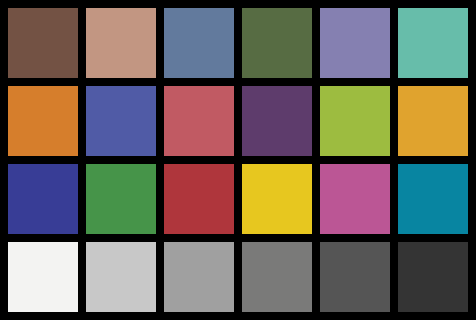
%> input picture Matlab code/Project 5/chart_classic.png, 476 x 320 px
$ octave test_alg.m   (GNU Octave 9; MATLAB toolbox functions it lacks are replaced by stand-ins)
%> lines starting %> are read from the running program, lines starting %| are printed output that depends on the picture
%> further down, orig is the input picture: size 320x476x3 uint8; mean R, G, B 105.5, 97.8, 89.4
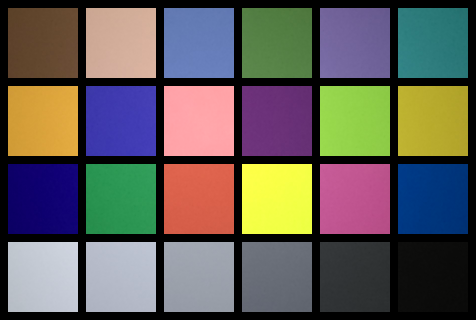
%> input picture Matlab code/Project 5/chart_processed.png, 476 x 320 px
%> further down, prog is the input picture: size 320x476x3 uint8; mean R, G, B 97.6, 93.1, 88.4
### Matlab code/Project 5/color_xform.m
function [cal_img, a, fit, proc_mean, proc_mean2, orig_mean] = color_xform(orig_img, orig_top, orig_left, orig_bot, orig_right, ...
orig_patch_info, proc_img, proc_top, proc_left, proc_bot, proc_right, robust, nonlinear);
%> called with orig_top = 1, orig_left = 1, orig_bot = 476, orig_right = 320, proc_top = 1, proc_left = 1, proc_bot = 476, proc_right = 320
% function [cal_img, a, fit] = color_xform(orig_img, orig_top, orig_left, orig_bot, orig_right, ...
% orig_patch_info, proc_img, proc_top, proc_left, proc_bot, proc_right, robust, nonlinear);
%
% Calculates and returns the calibrated color corrected processed image (cal_img), given an
% original image (orig_img) and a processed image (proc_img). orig_img and proc_img must have
% the same dimensions and are three dimensional with each third dimension holding the color
% image planes (e.g., R, G, B).
%
% If two output arguments are requested, also returns the 4 x 3 least squares color correction matrix
% transformation [A] that maps a processed image (proc_img) to the original image (orig_img)
% according to the following transformation:
%
% |orig_r_1 orig_g_1 orig_b_1| |1 proc_r_1 proc_g_1 proc_b_1|
% |orig_r_2 orig_g_2 orig_b_2| |1 proc_r_2 proc_g_2 proc_b_2|
% |orig_r_3 orig_g_3 orig_b_3| |1 proc_r_3 proc_g_3 proc_b_3|
% | . . . | = |. . . . | * [A]
% | . . . | |. . . . | 4 x 3
% | . . . | |. . . . |
% |orig_r_n orig_g_n orig_b_n| |1 proc_r_n proc_g_n proc_b_n|
% n x 3 n x 4
%
% In the above equation, n is the number of color patches that will be used to perform the
% least-squares estimate of A (see orig_patch_info below).
%
% If three output arguments are requested, also returns the non-linear pre-correction or post
% correction fit that was individually applied to the color components (see below).
%
% The image sub-region examined by the alogorithms is specified by TOP, LEFT, BOT, & RIGHT. If
% using a test chart, this image sub-region should be the top-left and bot-right corners of the
% test chart and include the black portion of the test chart for both the original image and the
% processed image. The top-left pixel in the image is defined as coordinate (1, 1). The image
% sub-regions of the original and processed images are compared and used to compute a linear
% transformation factor between the orig_patch_info and the corresponding patch information for
% the processed image. Thus, for example, a test chart contained within the original and
% processed images does not have to be the same size or located in the same horizontal and vertical
% position. However, the two sub-regions must not be rotated with respect to each other as this
% routine does not perform any rotational correction.
%
% orig_patch_info is a two dimensional matrix where each row specifies the following information
% about each color patch in the original image:
% first_row - the first row number of the color patch
% first_col - the first col number of the color patch
% row_size - the number of rows in the color patch
% col_size - the number of cols in the color patch
%
% The number of rows in orig_patch_info specifies the number of points n that will be used in the
% above least squares solution to find the color transformation matrix [A]. The user may want to add
% a safety margin to each beginning patch location and size since the entire patch area specified by
% the orig_patch_info matrix is averaged to produce low noise estimates of the color values for each
% patch before the least squares solution is calculated. Routine generate_chart can be used to obtain
% the orig_patch_info with a safety margin added.
%
% The following inputs control the least-squares fitting procedure:
% robust = 0 Perform a normal least-squares fit
% = 1 Perform a robust least-squares fit reducing outlier weights.
%
% nonlinear = 0 Do not perform a non-linear transform on R, G, and B (individually).
% = -1 Perform a non-linear transform on R, G, and B before the color matrix
% = 1 Perform a non-linear transform on R, B, and B after the color matrix
%
% Set the order of the non-linear fit. Use a polynomial of order 3 since this approximates
% non-linear s-curve responses.

order = 3;
fit = zeros (order+1,3);
% Check image sizes
if (size(orig_img) ~= size(proc_img))
    disp('The original and processed images must have the same dimensions');
    return
end

% Find the total number of color patches
n = size(orig_patch_info,1);

% Compute the translation and scale between the original color
% chart patches and the processed color chart patches.
proc_patch_info = zeros(n,4);
r_scale = (proc_bot-proc_top)/(orig_bot-orig_top); % row size scale factor
proc_patch_info(:,3) = orig_patch_info(:,3)*r_scale;
c_scale = (proc_right-proc_left)/(orig_right-orig_left); % col size scale factor
proc_patch_info(:,4) = orig_patch_info(:,4)*c_scale;
r_shift = proc_top - r_scale*orig_top; % row shift after size scaling
proc_patch_info(:,1) = r_scale*orig_patch_info(:,1) + r_shift;
c_shift = proc_left - c_scale*orig_left; % col shift after size scaling
proc_patch_info(:,2) = c_scale*orig_patch_info(:,2) + c_shift;
% Round processed patch indices to the nearest integer
proc_patch_info = round(proc_patch_info);

% Calculate the R, G, B mean of each patch.
orig_mean = zeros(n,3);
proc_mean = zeros(n,3);
for i = 1:n
    % Original image
    or_1 = orig_patch_info(i,1); % top coordinate of orig patch
    oc_1 = orig_patch_info(i,2); % left coordinate of orig patch
    or_2 = orig_patch_info(i,1) + orig_patch_info(i,3) - 1; % bottom coordinate of original patch
    oc_2 = orig_patch_info(i,2) + orig_patch_info(i,4) - 1; % right coordinate of original patch
    orig_mean(i,:) = ...
        mean(reshape(orig_img(or_1:or_2, oc_1:oc_2, :),orig_patch_info(i,3)*orig_patch_info(i,4),3));
    % Processed image
    cr_1 = proc_patch_info(i,1); % top coordinate of processed patch
    cc_1 = proc_patch_info(i,2); % left coordinate of processed patch
    cr_2 = proc_patch_info(i,1) + proc_patch_info(i,3) - 1; % bottom coordinate of processed patch
    cc_2 = proc_patch_info(i,2) + proc_patch_info(i,4) - 1; % right coordinate of processed patch
    proc_mean(i,:) = ...
        mean(reshape(proc_img(cr_1:cr_2, cc_1:cc_2, :),proc_patch_info(i,3)*proc_patch_info(i,4),3));
end
%> after the loop, orig_mean = 24 rows, first 12: [115 82 68; 194 150 130; 98 122 157; 87 108 67; 133 128 177; 103 189 170; 214 126 44; 80 91 166; 193 90 99; 94 60 108; 157 188 64; 224 163 46]; proc_mean = 24 rows, first 12: [98.88 71.05 46.89; 210.7 173.4 154.4; 101.4 124.8 183.7; 84.48 127.9 68.72; 112.7 99.22 153.9; 44.15 122.8 122.9; 218 163 59.39; 64.04 58.76 177.1; 255 163.8 168.6; 106 49.13 119.8; 146.8 209.5 73.4; 183.6 170.5 45.15]

% Free up memory
clear orig_img
% Plot results and store figures
figure(4)
hold on
plot(proc_mean(:,1), orig_mean(:,1),'r.','markersize', 15);
grid on
set(gca,'LineWidth',1)
set(gca,'FontName','Ariel')
set(gca,'fontsize',12)
xlabel('Processed Mean Red')
ylabel('Original Mean Red')
title('Orig Mean Red vs. Proc Mean Red')
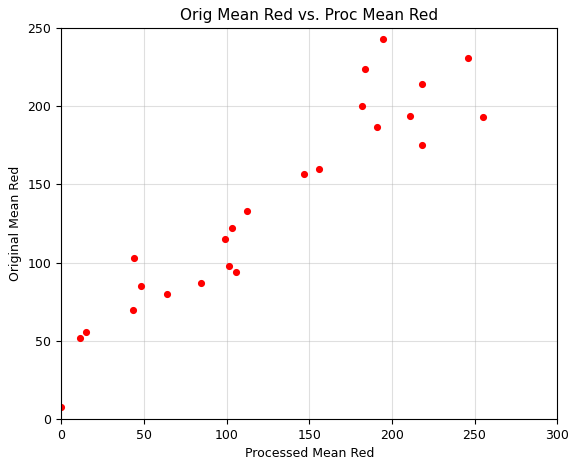
%> figure redrawn from the program's plot data
hold off
print -depsc2 -tiff figure4
print -dpng figure4

figure(5)
hold on
plot(proc_mean(:,2), orig_mean(:,2),'g.', 'markersize', 15);
grid on
set(gca,'LineWidth',1)
set(gca,'FontName','Ariel')
set(gca,'fontsize',12)
xlabel('Processed Mean Green')
ylabel('Original Mean Green')
title('Orig Mean Green vs. Proc Mean Green')
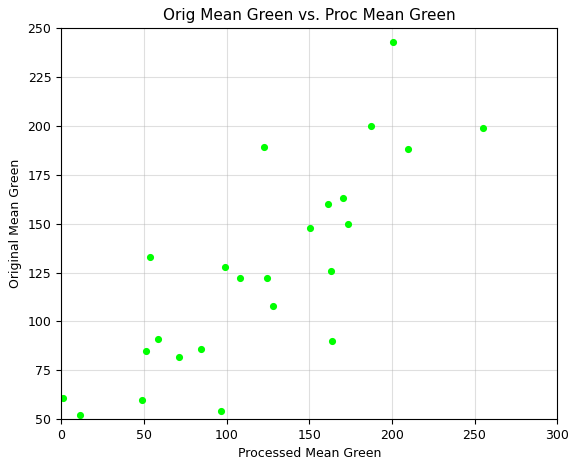
%> figure redrawn from the program's plot data
hold off
print -depsc2 -tiff figure5
print -dpng figure5

figure(6)
hold on
plot(proc_mean(:,3), orig_mean(:,3),'b.', 'markersize', 15);
grid on
set(gca,'LineWidth',1)
set(gca,'FontName','Ariel')
set(gca,'fontsize',12)
xlabel('Processed Mean Blue')
ylabel('Original Mean Blue')
title('Orig Mean Blue vs. Proc Mean Blue')
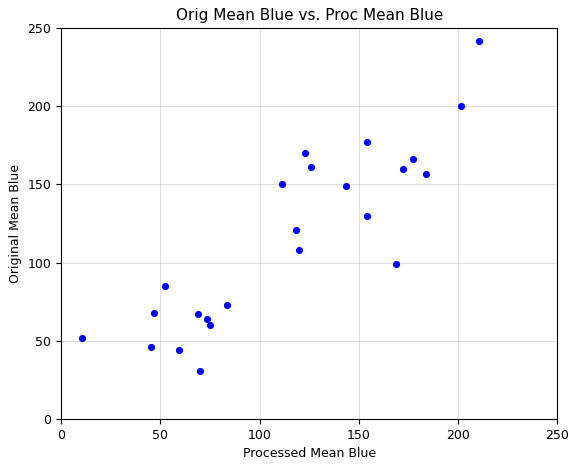
%> figure redrawn from the program's plot data
hold off
print -depsc2 -tiff figure6
print -dpng figure6

% Apply a pre monotonic non-linear transformation on R, G, and B (individually) if requested.
if (nonlinear == -1)
    proc_mean_nlin = zeros(n,3);
    [fit(:,1), proc_mean_nlin(:,1)] = polyfit_monotonic(proc_mean(:,1), orig_mean(:,1), 3);
    [fit(:,2), proc_mean_nlin(:,2)] = polyfit_monotonic(proc_mean(:,2), orig_mean(:,2), 3);
    [fit(:,3), proc_mean_nlin(:,3)] = polyfit_monotonic(proc_mean(:,3), orig_mean(:,3), 3);

    % Plot results and store figures.
    figure(10)
    hold on
    plot(proc_mean(:,1),proc_mean_nlin(:,1),'.r', 'markersize', 15);
    grid on
    set(gca,'LineWidth',1)
    set(gca,'FontName','Ariel')
    set(gca,'fontsize',12)
    xlabel('Red Before Non-linear Transformation')
    ylabel('Red After Non-linear Transformation')
    title('Non-linear Red Transformation')
    hold off
    print -depsc2 -tiff figure10
    print -dpng figure10

    figure(11)
    hold on
    plot(proc_mean(:,2),proc_mean_nlin(:,2),'.g', 'markersize', 15);
    grid on
    set(gca,'LineWidth',1)
    set(gca,'FontName','Ariel')
    set(gca,'fontsize',12)
    xlabel('Green Before Non-linear Transformation')
    ylabel('Green After Non-linear Transformation')
    title('Non-linear Green Transformation')
    hold off
    print -depsc2 -tiff figure11
    print -dpng figure11

    figure(12)
    hold on
    plot(proc_mean(:,3),proc_mean_nlin(:,3),'.b', 'markersize', 15);
    grid on
    set(gca,'LineWidth',1)
    set(gca,'FontName','Ariel')
    set(gca,'fontsize',12)
    xlabel('Blue Before Non-linear Transformation')
    ylabel('Blue After Non-linear Transformation')
    title('Non-linear Blue Transformation')
    hold off
    print -depsc2 -tiff figure12
    print -dpng figure12

    % Re-assign proc_mean to proc_mean_nlin in preparation for color matrix calculation
    proc_mean = proc_mean_nlin;
end

% Add col of ones to proc_mean in preparation for linear fit
proc_mean = [ones(n,1) proc_mean];

% Calculate a using least squares fit: all points equally weighted.
a = proc_mean\orig_mean;
%> a = [30.7 36.68 36.92; 0.667 -0.387 -0.219; 0.193 0.948 -0.0416; -0.0135 0.215 0.974]
save('a.mat','a');

% Calculate a using iterative robust fitting option that reduces the weight of outliers.
if (robust)
    max_tries  = 1000; % Maximum number of tries per each robust fit
    max_change = .0001; % Maximum change allowed on each matrix element before stopping
    i_try = 0;
    this_change = inf; % initial large number to force execution of while loop

    while ((i_try <= max_tries) & (this_change > max_change))
        i_try = i_try + 1;
        last_a = a;
        % Decrease the weight on the outliers and perform new fit
        err = orig_mean - proc_mean*a; % error on each R, G, and B component, sample by sample
        err = sqrt(err(:,1).^2 + err(:,2).^2 + err(:,3).^2); % Euclidean error for each RGB sample
        cost = 1./(err+.1); % cost vector is inverse of error, limited to prevent divide by zero
        cost = cost./norm(cost); % normalize the cost vector
        cost2 = cost.*cost; % square the cost vector
        cost2_mat = sparse(1:n,1:n,cost2,n,n); % create the cost matrix
        a = inv(proc_mean'*cost2_mat*proc_mean)*proc_mean'*cost2_mat*orig_mean; % updated a
        this_change = max(max(abs(a-last_a))); % calculate them maximum change in the a elements
    end
end

% Apply a post monotonic non-linear transformation on R, G, and B (individually) if requested.
if (nonlinear == 1)
    orig_mean_hat = proc_mean*a;
    orig_mean_hat_nlin = zeros(n,3);
    [fit(:,1), orig_mean_hat_nlin(:,1)] = polyfit_monotonic(orig_mean_hat(:,1), orig_mean(:,1), 3);
    [fit(:,2), orig_mean_hat_nlin(:,2)] = polyfit_monotonic(orig_mean_hat(:,2), orig_mean(:,2), 3);
    [fit(:,3), orig_mean_hat_nlin(:,3)] = polyfit_monotonic(orig_mean_hat(:,3), orig_mean(:,3), 3);

    % Plot results and store figures.
    figure(10)
    hold on
    plot(orig_mean_hat(:,1),orig_mean_hat_nlin(:,1),'.r', 'markersize', 15);
    grid on
    set(gca,'LineWidth',1)
    set(gca,'FontName','Ariel')
    set(gca,'fontsize',12)
    xlabel('Red Before Non-linear Transformation')
    ylabel('Red After Non-linear Transformation')
    title('Non-linear Red Transformation')
    hold off
    print -depsc2 -tiff figure10
    print -dpng figure10

    figure(11)
    hold on
    plot(orig_mean_hat(:,2),orig_mean_hat_nlin(:,2),'.g', 'markersize', 15);
    grid on
    set(gca,'LineWidth',1)
    set(gca,'FontName','Ariel')
    set(gca,'fontsize',12)
    xlabel('Green Before Non-linear Transformation')
    ylabel('Green After Non-linear Transformation')
    title('Non-linear Green Transformation')
    hold off
    print -depsc2 -tiff figure11
    print -dpng figure11

    figure(12)
    hold on
    plot(orig_mean_hat(:,3),orig_mean_hat_nlin(:,3),'.b', 'markersize', 15);
    grid on
    set(gca,'LineWidth',1)
    set(gca,'FontName','Ariel')
    set(gca,'fontsize',12)
    xlabel('Blue Before Non-linear Transformation')
    ylabel('Blue After Non-linear Transformation')
    title('Non-linear Blue Transformation')
    hold off
    print -depsc2 -tiff figure12
    print -dpng figure12
end

% Calculate the calibrated processed image (cal_img).
% Find the total number of rows and columns in proc_img
[nr, nc, planes] = size(proc_img);

if (nonlinear == 0)
    % Apply the matrix fit that was calculated to find the final processed image.
    cal_img = double([ones(nr*nc,1) reshape(permute(proc_img,[3,1,2]), 3, nr*nc)'])*a;
end

if (nonlinear == 1)
    % Apply the color matrix fit first.
    cal_img = [ones(nr*nc,1) reshape(permute(proc_img,[3,1,2]), 3, nr*nc)'] * a;
    % Then apply the nonlinear transform function that was found on each R, G, and B component.
    cal_img(:,1) = polyval(fit(:,1), cal_img(:,1));
    cal_img(:,2) = polyval(fit(:,2), cal_img(:,2));
    cal_img(:,3) = polyval(fit(:,3), cal_img(:,3));
end

if (nonlinear == -1)
    % Apply the nonlinear transform function that was found on each R, G, and B component first.
    cal_img = zeros(nr*nc,planes);
    proc_img_reshape = reshape(permute(proc_img,[3,1,2]), 3, nr*nc)';
    cal_img(:,1) = polyval(fit(:,1), proc_img_reshape(:,1));
    cal_img(:,2) = polyval(fit(:,2), proc_img_reshape(:,2));
    cal_img(:,3) = polyval(fit(:,3), proc_img_reshape(:,3));
    clear proc_imge_reshape
    % Then apply the color matrix fit.
    cal_img = [ones(nr*nc,1) cal_img] * a;
end

% Reformat cal_img
cal_img = reshape(cal_img, nr, nc,3);
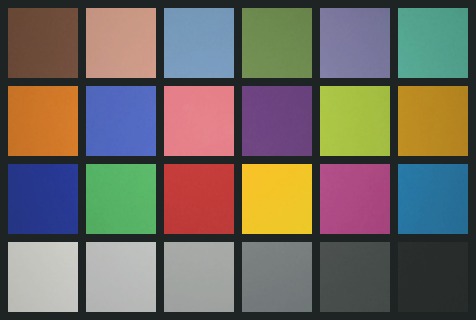
%> cal_img: size 320x476x3 double; mean R, G, B 112.5, 106.2, 97.8
% Calculate the R, G, B mean of each patch in new calibrated image.
proc_mean2 = zeros(n,3);
for i = 1:n
    % Processed image
    cr_1 = proc_patch_info(i,1); % top coordinate of processed patch
    cc_1 = proc_patch_info(i,2); % left coordinate of processed patch
    cr_2 = proc_patch_info(i,1) + proc_patch_info(i,3) - 1; % bottom coordinate of processed patch
    cc_2 = proc_patch_info(i,2) + proc_patch_info(i,4) - 1; % right coordinate of processed patch
    proc_mean2(i,:) = ...
        mean(reshape(cal_img(cr_1:cr_2, cc_1:cc_2, :),proc_patch_info(i,3)*proc_patch_info(i,4),3));
end
%> after the loop, proc_mean2 = 24 rows, first 12: [109.7 75.81 58.02; 202.5 152.6 134; 119.9 155.1 188.6; 110.8 140 80.07; 122.9 120.2 158.1; 82.13 162.3 141.9; 206.7 119.5 40.31; 82.34 105.6 193.1; 230 129.4 138.6; 109.2 67.97 128.4; 168 194.2 67.61; 185.4 136.9 33.65]

% Plot results versus original and store figures.
figure(7)
hold on
plot(proc_mean2(:,1), orig_mean(:,1),'r.', 'markersize', 15);
grid on
set(gca,'LineWidth',1)
set(gca,'FontName','Ariel')
set(gca,'fontsize',12)
xlabel('Final Fitted Processed Mean Red')
ylabel('Original Mean Red')
title('Orig Mean Red vs. Final Fitted Proc Mean Red')
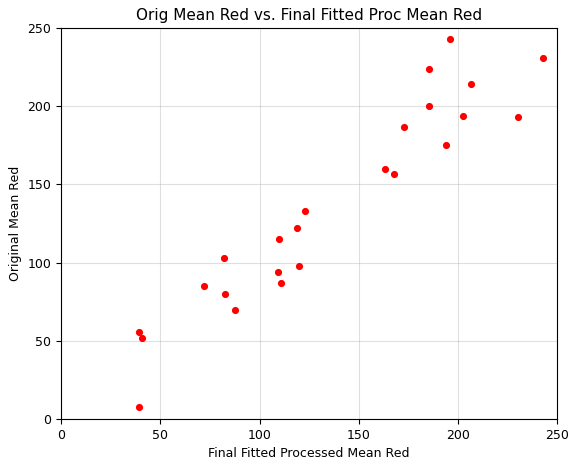
%> figure redrawn from the program's plot data
hold off
print -depsc2 -tiff figure7
print -dpng figure7

figure(8)
hold on
plot(proc_mean2(:,2), orig_mean(:,2), 'g.', 'markersize', 15);
grid on
set(gca,'LineWidth',1)
set(gca,'FontName','Ariel')
set(gca,'fontsize',12)
xlabel('Final Fitted Processed Mean Green')
ylabel('Original Mean Green')
title('Orig Mean Green vs. Final Fitted Proc Mean Green')
hold off
print -depsc2 -tiff figure8
print -dpng figure8

figure(9)
hold on
plot(proc_mean2(:,3), orig_mean(:,3), 'b.', 'markersize', 15);
grid on
set(gca,'LineWidth',1)
set(gca,'FontName','Ariel')
set(gca,'fontsize',12)
xlabel('Final Fitted Processed Mean Green')
ylabel('Original Mean Blue')
title('Orig Mean Blue vs. Final Fitted Proc Mean Blue')
%> (the rest of the program and of its run is left out)
